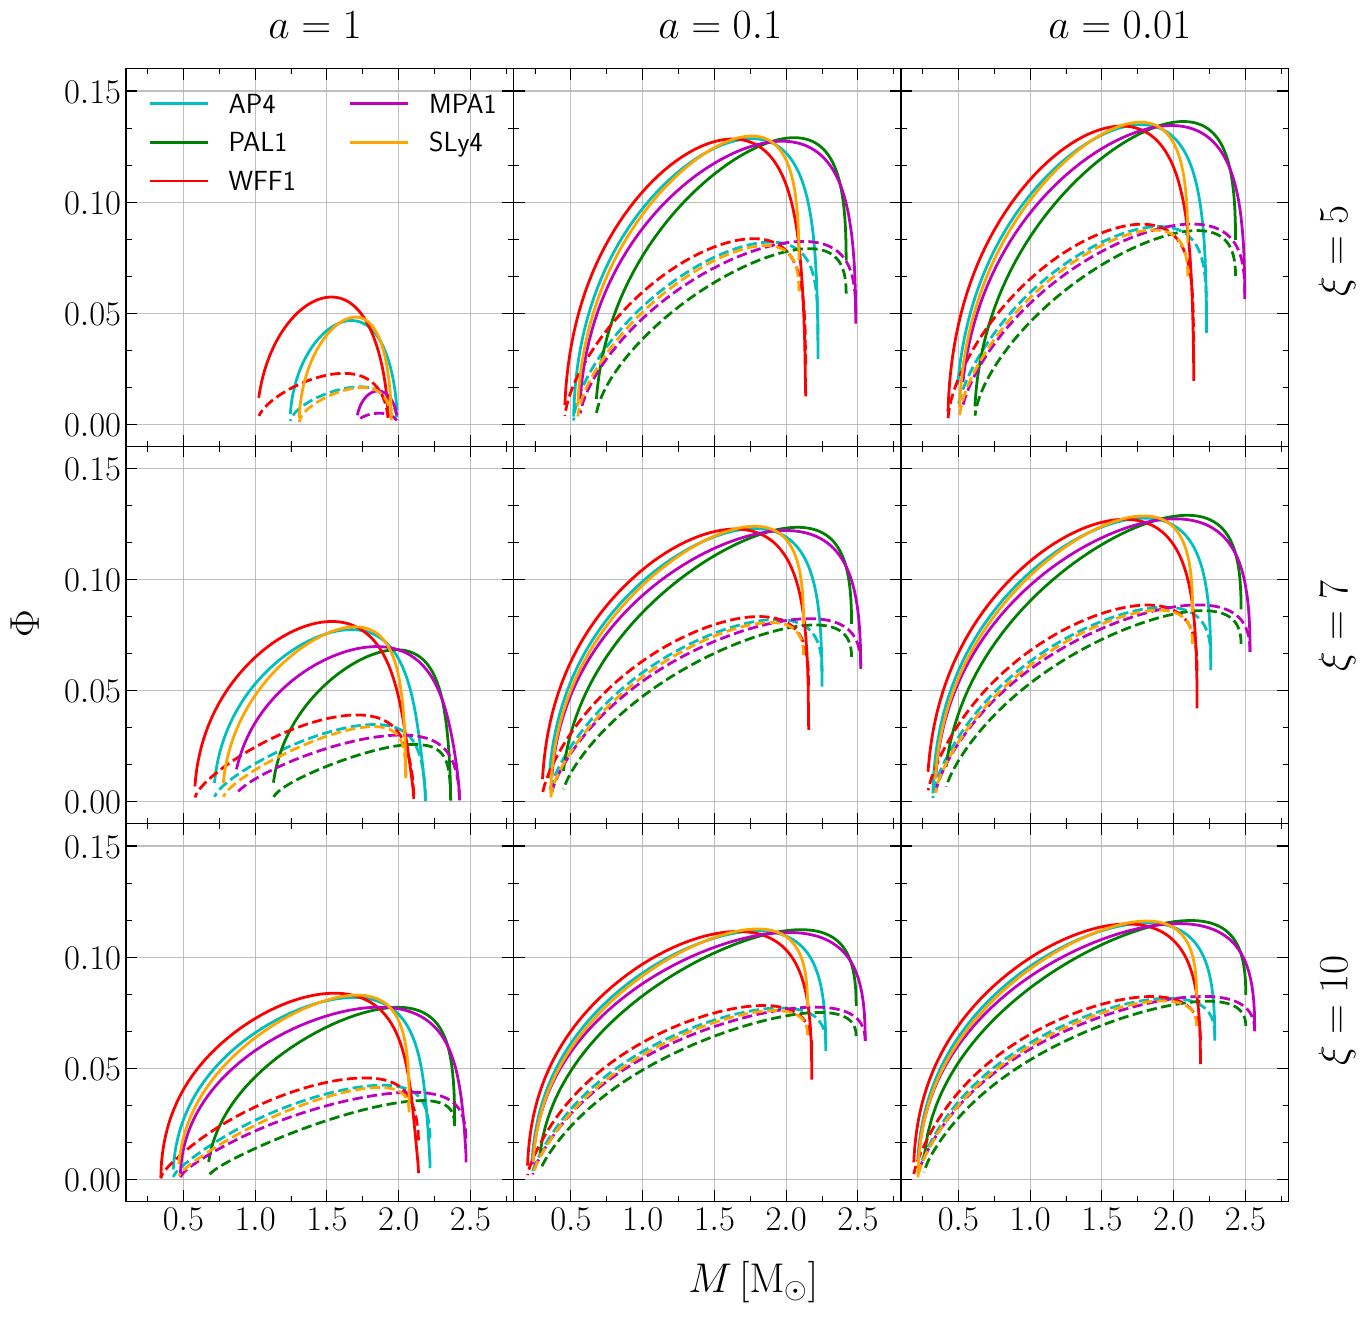

Reproduce this figure in Python.
import numpy as np
import matplotlib.pyplot as plt
import numpy as np
import matplotlib.pyplot as plt
from numpy import log10 as lg
from numpy import pi as pi
from scipy.interpolate import interp1d as sp_interp1d
from scipy.integrate import odeint
from scipy.integrate import ode
import warnings
import timeit
import scipy.optimize as opt
from matplotlib import cm
from astropy import constants as const
from astropy import units as u
from mpl_toolkits.axes_grid1.inset_locator import zoomed_inset_axes
from mpl_toolkits.axes_grid1.inset_locator import mark_inset
G=const.G.cgs.value
c=const.c.cgs.value
Ms=const.M_sun.cgs.value
hbar=const.hbar.cgs.value
m_n=const.m_n.cgs.value
km=10**5

import matplotlib.font_manager as font_manager

plt.rcParams['xtick.labelsize'] = 25
plt.rcParams['ytick.labelsize'] = 25
plt.rcParams['xtick.direction'] = 'in'
plt.rcParams['ytick.direction'] = 'in'
plt.rcParams['xtick.major.size'] = 8
plt.rcParams['ytick.major.size'] = 8
plt.rcParams['xtick.minor.size'] = 4
plt.rcParams['ytick.minor.size'] = 4
plt.rcParams['xtick.top'] = True
plt.rcParams['ytick.right'] = True
plt.rcParams['axes.labelpad'] = 8.0
plt.rcParams['figure.constrained_layout.h_pad'] = 0
plt.rcParams['text.usetex'] = True
plt.rc('text', usetex=True)
plt.rcParams['font.sans-serif'] = ['Times New Roman']
plt.tick_params(axis='both', which='minor', labelsize=18)

from matplotlib.ticker import (MultipleLocator, FormatStrFormatter,
                               AutoMinorLocator)

names= ['pal1','mpa1', 'ap4', 'sly4','wff1']
names1= ['PAL1','MPA1', 'AP4', 'SLy4','WFF1']
numbers=['1', '01', '001']
colors = ['purple', 'c', 'g', 'orange', 'r' ]
fig, axs = plt.subplots(3, 3,figsize=(15,15),sharex=True, sharey=True)
plt.subplots_adjust(hspace=0.0)
plt.subplots_adjust(wspace=0.0)
import matplotlib.font_manager as font_manager
font = font_manager.FontProperties(family='Times New Roman', weight='bold', style='normal', size=20)
axs[0,0].yaxis.set_minor_locator(MultipleLocator(0.05/5))
axs[0,0].xaxis.set_minor_locator(MultipleLocator(0.1))
for j in range(len(names)):
    
    for i in range(len(numbers)):
        
        data1 = np.genfromtxt('data/'+ names[j]+ '_5_'+numbers[i]+'.txt')
        M, phic, phis = data1[:,1]/Ms, data1[:, 4], data1[:, 8]
        index=np.where(M==max(M))[0][0]
        
        if i>0:
            
            axs[0,i].plot(M[index::-1],phic[index::-1],linewidth=2, color=colors[j])
            axs[0,i].plot(M[index::-1],phis[index::-1],linewidth=2, color=colors[j],linestyle='--')
            
        if i==0:
        
            axs[0,i].plot(M[index::-1],phic[index::-1],linewidth=2, color=colors[j],label=names1[j])
            axs[0,i].plot(M[index::-1],phis[index::-1],linewidth=2, color=colors[j],linestyle='--')
            axs[0,i].legend(frameon=False, prop=font,ncol=2,loc='upper left')
            
        axs[0,i].set_ylim(-0.01,0.16)
        axs[0,i].set_xlim(0.1,2.8)
        axs[0,i].set_xticks([0.5, 1.0, 1.5, 2.0, 2.5])
        axs[0,i].grid(alpha=0.8)
                
        data2 = np.genfromtxt('data/'+ names[j]+ '_7_'+numbers[i]+'.txt')
        M, phic, phis = data2[:,1]/Ms, data2[:, 4], data2[:, 8]
        index=np.where(M==max(M))[0][0]
        axs[1,i].plot(M[index::-1],phic[index::-1],linewidth=2, color=colors[j])
        axs[1,i].plot(M[index::-1],phis[index::-1],linewidth=2, color=colors[j],linestyle='--')
        axs[1,i].grid(alpha=0.8)
        
        data3 = np.genfromtxt('data/'+ names[j]+ '_10_'+numbers[i]+'.txt')
        M, phic, phis = data3[:,1]/Ms, data3[:, 4], data3[:, 8]
        index=np.where(M==max(M))[0][0]
        axs[2,i].plot(M[index::-1],phic[index::-1],linewidth=2, color=colors[j])
        axs[2,i].plot(M[index::-1],phis[index::-1],linewidth=2, color=colors[j],linestyle='--')
        axs[2,i].grid(alpha=0.8)
        
fig.text(0.06, 0.5, r'$\Phi$', ha='center', fontsize=30, rotation='vertical')
fig.text(0.5, 0.06, r'$M\,[{\rm M_{\odot}}]$' ,fontsize=30)      
fig.text(0.92, 0.77, r'$\xi=5$' ,fontsize=30, rotation='90')     
fig.text(0.92, 0.52, r'$\xi=7$' ,fontsize=30, rotation='90')     
fig.text(0.92, 0.27, r'$\xi=10$' ,fontsize=30, rotation='90')     
fig.text(0.22, 0.9, r'$a=1$' ,fontsize=30)     
fig.text(0.48, 0.9, r'$a=0.1$' ,fontsize=30)     
fig.text(0.74, 0.9, r'$a=0.01$' ,fontsize=30)   
plt.savefig("Phi.pdf", format='pdf', bbox_inches="tight")
plt.show()
